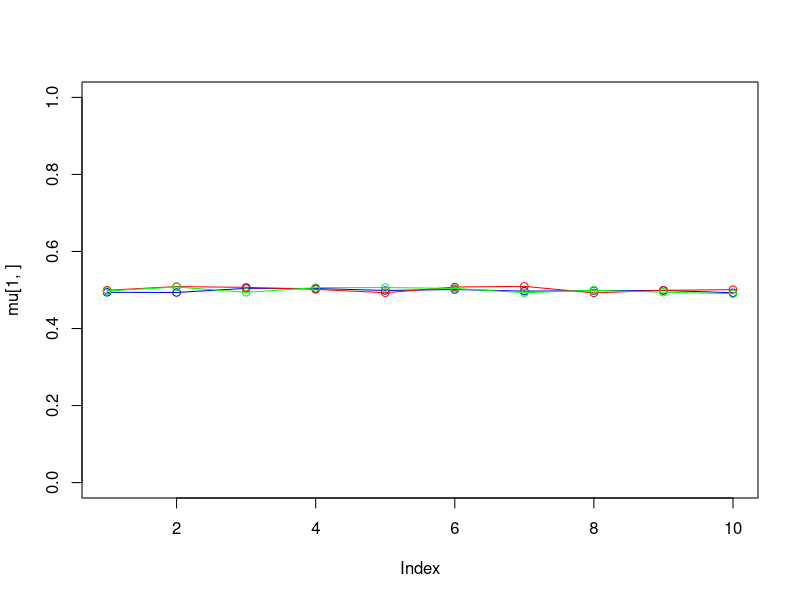
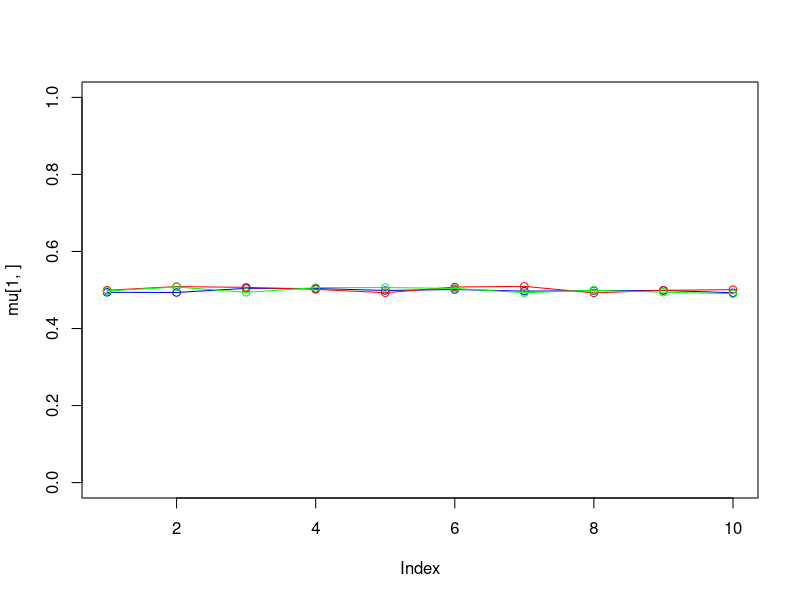
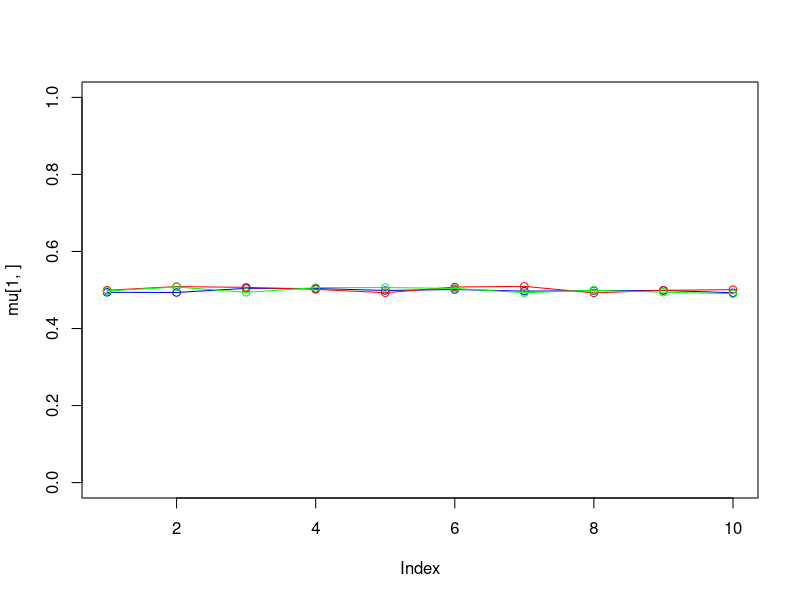
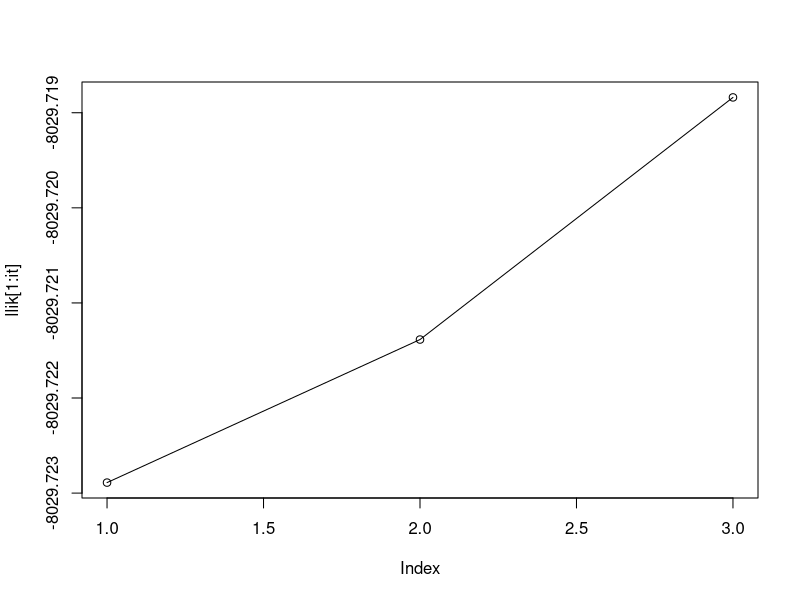

Reproduce these figures in R, in order.
set.seed(1234567890)
max_it <- 100 # max number of EM iterations
min_change <- 0.1 # min change in log lik between two consecutive iterations
n=1000 # number of training points
D=10 # number of dimensions
x <- matrix(nrow=n, ncol=D) # training data
true_pi <- vector(length = 3) # true mixing coefficients
true_mu <- matrix(nrow=3, ncol=D) # true conditional distributions
true_pi=c(1/3, 1/3, 1/3)
true_mu[1,]=c(0.5,0.6,0.4,0.7,0.3,0.8,0.2,0.9,0.1,1)
true_mu[2,]=c(0.5,0.4,0.6,0.3,0.7,0.2,0.8,0.1,0.9,0)
true_mu[3,]=c(0.5,0.5,0.5,0.5,0.5,0.5,0.5,0.5,0.5,0.5)
#plot(true_mu[1,], type="o", col="blue", ylim=c(0,1))
#points(true_mu[2,], type="o", col="red")
#points(true_mu[3,], type="o", col="green")
# Producing the training data
for(i in 1:n) {
  m <- sample(1:3,1,prob=true_pi)
  for(d in 1:D) {
    x[i,d] <- rbinom(1,1,true_mu[m,d])
  }
}
#3
M=3 # number of clusters
w <- matrix(nrow=n, ncol=M) # weights
pi <- vector(length = M) # mixing coefficients
mu <- matrix(nrow=M, ncol=D) # conditional distributions
llik <- vector(length = max_it) # log likelihood of the EM iterations
# Random initialization of the parameters
pi <- runif(M,0.49,0.51)
pi <- pi / sum(pi)
for(m in 1:M) {
  mu[m,] <- runif(D,0.49,0.51)
}
pi
mu

for(it in 1:max_it) {
  plot(mu[1,], type="o", col="blue", ylim=c(0,1))
  points(mu[2,], type="o", col="red")
  points(mu[3,], type="o", col="green")
  #points(mu[4,], type="o", col="yellow")
  Sys.sleep(0.5)
  # E-step: Computation of the weights
  
  # Your code here
  for (N in 1:n){
    px = c()
    for (m in 1:M){
      bern = 1
      for (d in 1:D){
        bern = bern * (mu[m,d]**x[N,d])*((1-mu[m,d])**(1-x[N,d]))
      }
      px[m]= (pi[m] * bern)
    }
    for (m in 1:M){
      w[N,m] = px[m]/sum(px) 
    }
  }
  

  #Log likelihood computation.
  # Your code here

  difference = 0
  for (N in 1:n){
    logpx = c()
    for (m in 1:M){
      logbern = 0
      for (d in 1:D){
        logbern = logbern + x[N,d]*log(mu[m,d])+(1-x[N,d])*log(1-mu[m,d])
      }
      logpx[m]= log(pi[m]) + logbern
      difference = difference + w[N,m]*logpx[m]
    }
  }
  llik[it] = difference
  
  cat("iteration: ", it, "log likelihood: ", llik[it], "\n")
  flush.console()
  # Stop if the lok likelihood has not changed significantly
  # Your code here
  
  if (((llik[it] - llik[it-1]) < min_change) && (it > 2)){
    break
  }
  
  #M-step: ML parameter estimation from the data and weights
  # Your code here
  #Page 263 - Theory

  for (m in 1:M){
    pi[m] = sum(w[,m])/N
    #mu[m] = ((sum(w[,m]*x))/sum(w[,m])) - Incorrect
  }
}
pi
mu
plot(llik[1:it], type="o")